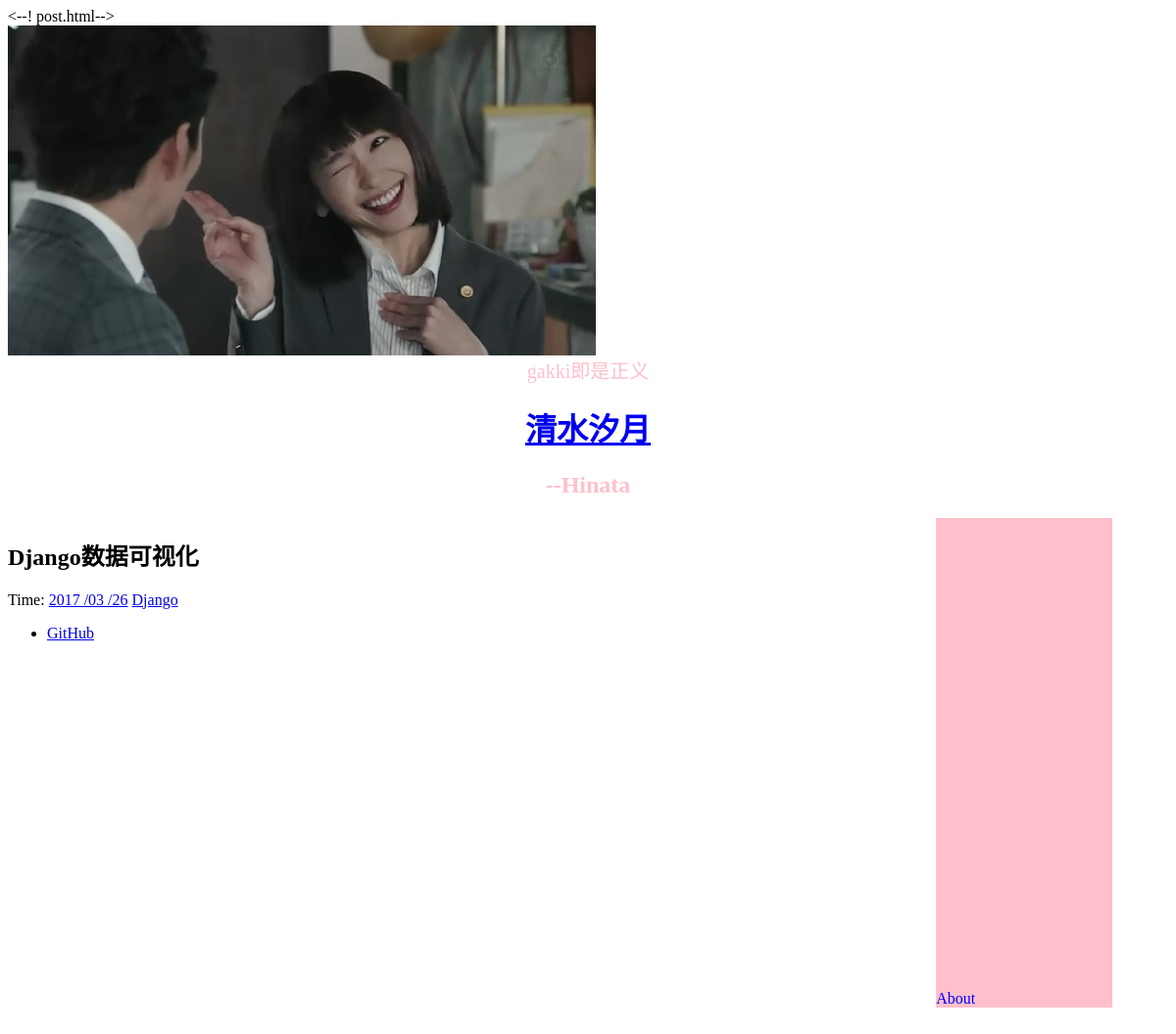
Before: /7/ with the older database file.
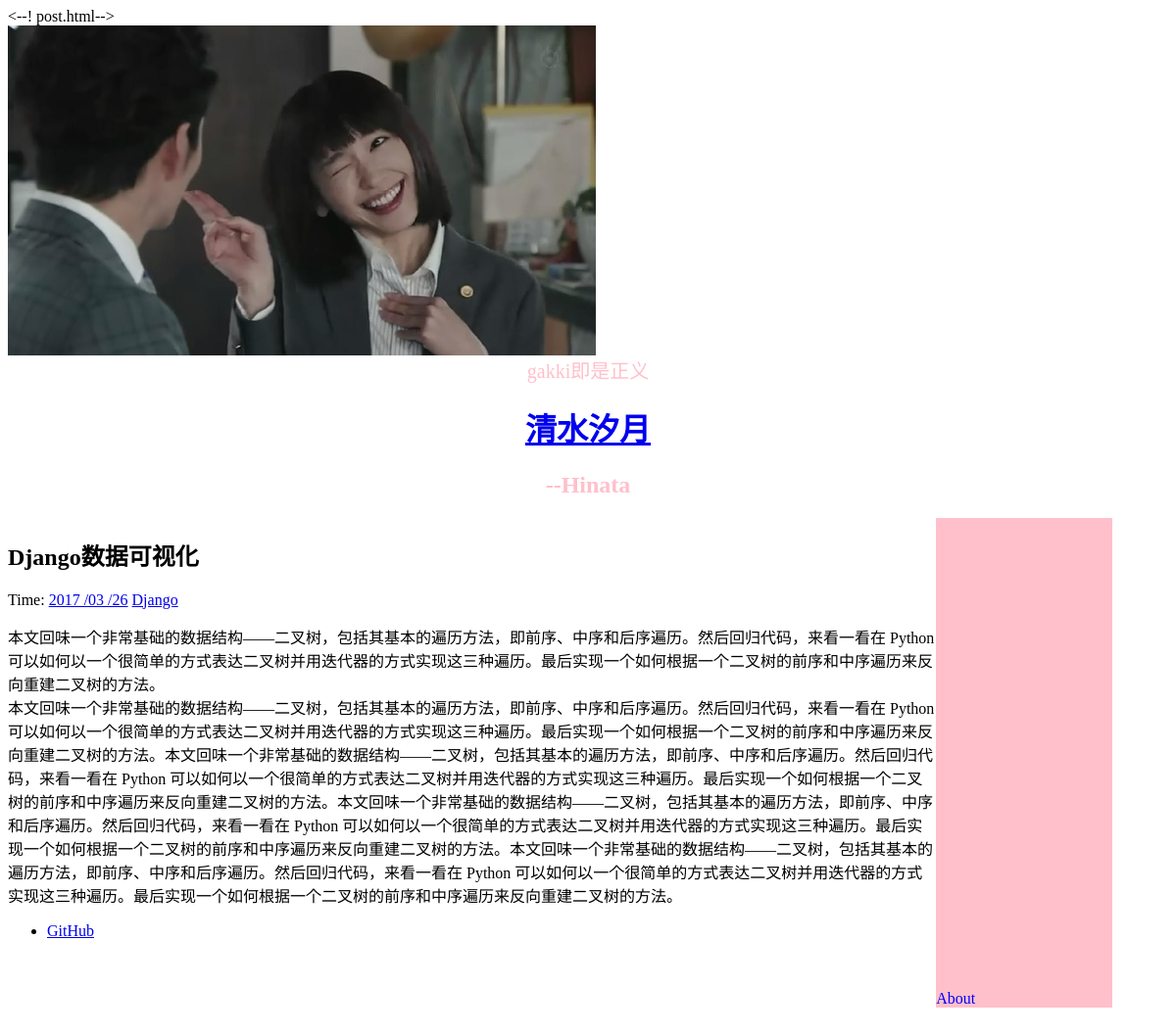
After: the same page with the newer database file.
### article/models.py (models this page shows, shortened)
class Article(models.Model):
	title = models.CharField(max_length = 100) #博客题目
	category = models.CharField(max_length = 50, blank = True) #博客标签
	date_time = models.DateTimeField(auto_now_add = True) #博客日期
	content = models.TextField(blank = True, null = True) #博客文章内容
	class Meta: #按时间降序
		ordering = ['-date_time']

### article/views.py (the view)
# urls.py: url(r'^(?P<id>\d+)/$', views.detail, name = 'detail'),
def detail(request, id):
	try:
		post = Article.objects.get(id = str(id))
	except Article.DoesNotExist:
		raise django.http.Http404
	return render(request, 'post.html', {'post' : post})

### article/templatetags/custom_markdown.py (called while the page is built)
@register.filter(is_safe=True)  #注册template filter
@stringfilter  #希望字符串作为参数
def custom_markdown(value):
    return mark_safe(markdown.markdown(value,
        extensions = ['markdown.extensions.fenced_code', 'markdown.extensions.codehilite'], safe_mode=True, enable_attributes=False))

### templates/post.html (shortened to what this page needs)
{% extends "base.html" %}
{% load custom_markdown %}
{% block content %}
<div class="posts">
        <section class="post">
            <header class="post-header">
                <h2 class="post-title">{{ post.title }}</h2>
                    <p class="post-meta">
                        Time:  <a class="post-author" href="#">{{ post.date_time|date:"Y /m /d"}}</a> <a class="post-category post-category-js" href="#">{{ post.category }}</a>
                    </p>
            </header>
                <div class="post-description">
                    <p>
                        {{ post.content|custom_markdown }}
                    </p>
                </div>
        </section>
</div>
{% endblock %}

Changed rows visible on the page:
changed Article "Django数据可视化": content|custom_markdown (not shown) → "本文回味一个非常基础的数据结构——二叉树，包括其基本的遍历方法，即前序、中序和后序遍历。然后回归代码，来看一看在 Python 可以如何以一个很简单的方式表达二叉树并用迭代器的方式实现这三种遍历。最后实现一个如何根据一个二叉树的前序和中序遍历来反向重建二叉树的方法。 本文回味一个非常基础的数据结构——二叉树，包括其基本的遍历方法，即前序、中序和后序遍历。然后回归代码，来看一看在 Python 可以如何以一个很简单的方式表达二叉树并用迭代器的方式实现这三种遍历。最后实现一个如何根据一个二叉树的前序和中序遍历来反向重建二叉树的方法。本文回味一个非常基础的数据结构——二叉树，包括其基本的遍历方法，即前序、中序和后序遍历。然后回归代码，来看一看在 Python 可以如何以一个很简单的方式表达二叉树并用迭代器的方式实现这三种遍历。最后实现一个如何根据一个二叉树的前序和中序遍历来反向重建二叉树的方法。本文回味一个非常基础的数据结构——二叉树，包括其基本的遍历方法，即前序、中序和后序遍历。然后回归代码，来看一看在 Python 可以如何以一个很简单的方式表达二叉树并用迭代器的方式实现这三种遍历。最后实现一个如何根据一个二叉树的前序和中序遍历来反向重建二叉树的方法。本文回味一个非常基础的数据结构——二叉树，包括其基本的遍历方法，即前序、中序和后序遍历。然后回归代码，来看一看在 Python 可以如何以一个很简单的方式表达二叉树并用迭代器的方式实现这三种遍历。最后实现一个如何根据一个二叉树的前序和中序遍历来反向重建二叉树的方法。"
